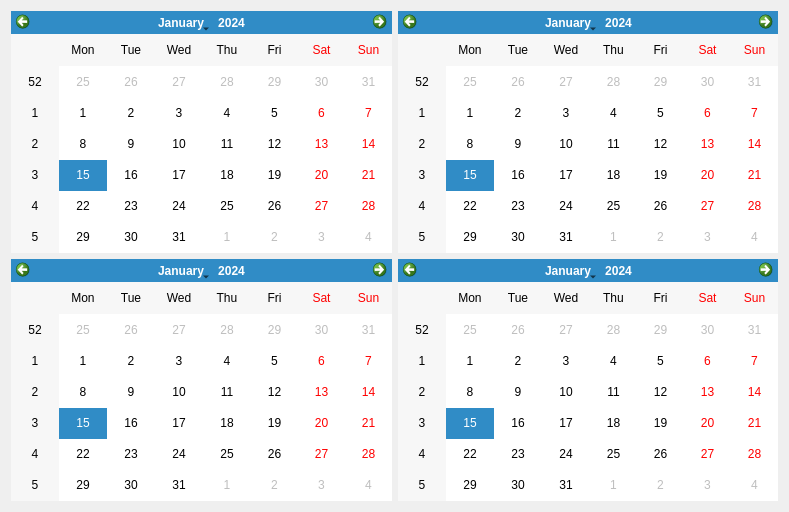
<?xml version="1.0" encoding="UTF-8"?>
<ui version="4.0">
 <class>Form</class>
 <widget class="QWidget" name="Form">
  <property name="geometry">
   <rect>
    <x>0</x>
    <y>0</y>
    <width>789</width>
    <height>512</height>
   </rect>
  </property>
  <property name="windowTitle">
   <string>Form</string>
  </property>
  <layout class="QGridLayout" name="gridLayout">
   <item row="0" column="0">
    <widget class="QCalendarWidget" name="calendarWidget"/>
   </item>
   <item row="0" column="1">
    <widget class="QCalendarWidget" name="calendarWidget_2"/>
   </item>
   <item row="1" column="0">
    <widget class="QCalendarWidget" name="calendarWidget_3"/>
   </item>
   <item row="1" column="1">
    <widget class="QCalendarWidget" name="calendarWidget_4"/>
   </item>
  </layout>
 </widget>
 <resources/>
 <connections/>
</ui>
